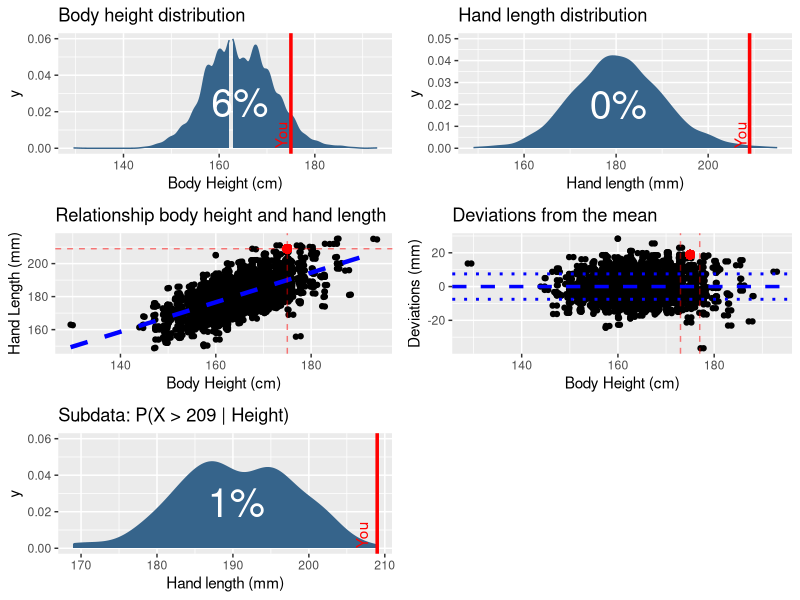

The R script that drew this image:
library(data.table)
library(ggplot2)
library(magrittr)
library(dplyr)
library(gridExtra)

## try-out values
my_height = 175
my_hand   = 209
my_gender = "F"
my_race = "4"

men = fread("ansur_men.txt", header = T)
women = fread("ansur_women.txt", header = T, fill = T)

if(my_gender == "M") {
        ss = men %>%
                filter(EST_HT_FEET_ANSUR88 != -9) %>%
                mutate(height_ft_cm = EST_HT_FEET_ANSUR88 * 30.48,
                       height_in_cm = EST_HT_INCH_ANSUR88 * 2.54,
                       HEIGHT_CM = height_ft_cm + height_in_cm) %>%
                select(HEIGHT_CM, HAND_LNTH)
} else {
        ss = women %>%
                filter(EST_HT_FEET_ANSUR88 != -9) %>%
                mutate(height_ft_cm = EST_HT_FEET_ANSUR88 * 30.48,
                       height_in_cm = EST_HT_INCH_ANSUR88 * 2.54,
                       HEIGHT_CM = height_ft_cm + height_in_cm) %>%
                select(HEIGHT_CM, HAND_LNTH)
}

meanHeight = mean(ss$HEIGHT_CM)
sdHeight = sd(ss$HEIGHT_CM)
meanHand = mean(ss$HAND_LNTH)
sdHand = sd(ss$HAND_LNTH)

taller = round(100 - pnorm(my_height, meanHeight, sdHeight) * 100, 0)
bigger = round(100 - pnorm(my_hand, meanHand, sdHand) * 100, 0)

g1 = ggplot(ss, aes(x = HEIGHT_CM)) +
        geom_density(fill = "steelblue4", color = "steelblue4") +
        geom_vline(aes(xintercept = my_height), color = "red", size = 1.2) +
        labs(x = "Body Height (cm)", title = "Body height distribution") +
        annotate("text", x = my_height - 2, y = 0, angle = 90, hjust = 0, color = "red", label = "You") + 
        scale_y_continuous(limits = c(0, .06)) +
        annotate("text", x = meanHeight, y = .025, label = paste0(taller, "%"), color = "white", size = 10)


g2 = ggplot(ss, aes(x = HAND_LNTH)) +
        geom_density(fill = "steelblue4", color = "steelblue4") +
        geom_vline(aes(xintercept = my_hand), color = "red", size = 1.2) +
        labs(x = "Hand length (mm)", title = "Hand length distribution") +
        annotate("text", x = my_hand - 2, y = 0, hjust = 0, angle = 90, color = "red", label = "You") + 
        scale_y_continuous(limits = c(0, .05)) +
        annotate("text", x = meanHand, y = .020, label = paste0(bigger, "%"), color = "white", size = 10)


g3 = ggplot(ss, aes(x = HEIGHT_CM, y = HAND_LNTH)) +
        geom_point() + geom_jitter() + 
        geom_smooth(method = "lm", se = FALSE, size = 1.5, linetype = "dashed", color = "blue") +
        geom_point(aes(x = my_height, y = my_hand), color = "red",  cex = 2.5) +
        geom_vline(xintercept = my_height, color = "red", linetype = "dashed", alpha = 1/2) +
        geom_hline(yintercept = my_hand, color = "red", linetype = "dashed", alpha = 1/2) +
        labs(x = "Body Height (cm)", y = "Hand Length (mm)", title = "Relationship body height and hand length")

fit1 = lm(HAND_LNTH ~ HEIGHT_CM, data = ss)
deviations = summary(fit1)$residuals

ss$deviations = deviations

meanHand_predict = summary(fit1)$coef[1] + summary(fit1)$coef[2] * my_height
my_deviation = my_hand - meanHand_predict

sdHand = sd(deviations)

g4 = ggplot(ss, aes(x = HEIGHT_CM, y = deviations)) +
        geom_point() + geom_jitter() +
        labs(x = "Body Height (cm)", y = "Deviations (mm)", title = "Deviations from the mean") +
        geom_hline(yintercept = 0, linetype = "dashed", color = "blue", size = 1.2) +
        geom_hline(yintercept = 0 - sdHand, linetype = "dotted", color = "blue", size = 1) +
        geom_hline(yintercept = 0 + sdHand, linetype = "dotted", color = "blue", size = 1) +
        geom_point(aes(x = my_height, y = my_deviation), color = "red", cex = 2.5) +
        geom_vline(xintercept = my_height - 2, linetype = "dashed", color = "red", alpha = 1/2) +
        geom_vline(xintercept = my_height + 2, linetype = "dashed", color = "red", alpha = 1/2)

subpopulation = ss$HAND_LNTH[which(ss$HEIGHT_CM >= my_height - 1 & ss$HEIGHT_CM < my_height + 1)]


subpopulation = as.data.frame(ss$HAND_LNTH[which(ss$HEIGHT_CM >= my_height - 2 & ss$HEIGHT_CM < my_height + 2)])
names(subpopulation) = "handSize"

mean_subpopulation = mean(subpopulation$handSize)
sd_subpopulation = sd(subpopulation$handSize)
simul_data = as.data.frame(rnorm(10000, mean_subpopulation, sd_subpopulation))
names(simul_data) = "size"

biggerGivenHeight = round(100 - pnorm(my_hand, mean_subpopulation, sd_subpopulation) * 100, 0)

g5 = ggplot(subpopulation, aes(handSize)) +
        geom_density(fill = "steelblue4", color = "steelblue4") +
        geom_vline(aes(xintercept = my_hand), color = "red", size = 1.2) +
        labs(x = "Hand length (mm)", title = paste0("Subdata: P(X > ", my_hand, " | Height)")) +
        annotate("text", x = my_hand - 2, y = 0, hjust = 0, angle = 90, color = "red", label = "You") + 
        scale_y_continuous(limits = c(0, .06)) +
        annotate("text", x = mean_subpopulation, y = .025, label = paste0(biggerGivenHeight, "%"), color = "white", size = 10)

g6 = ggplot(simul_data, aes(x = size)) +
        geom_density(fill = "steelblue4", color = "steelblue4") +
        geom_vline(aes(xintercept = my_hand), color = "red", size = 1.2) +
        labs(x = "Hand length (mm)", title = paste0("Simulated data: P(X > ", my_hand, " | Height)")) +
        annotate("text", x = my_hand - 2, y = 0, angle = 90, hjust = 0, color = "red", label = "You") + 
        scale_y_continuous(limits = c(0, .055)) +
        annotate("text", x = mean_subpopulation, y = .025, label = paste0(biggerGivenHeight, "%"), color = "white", size = 10)

grid.arrange(g1, g2, g3, g4, g5, nrow = 3, ncol = 2)

